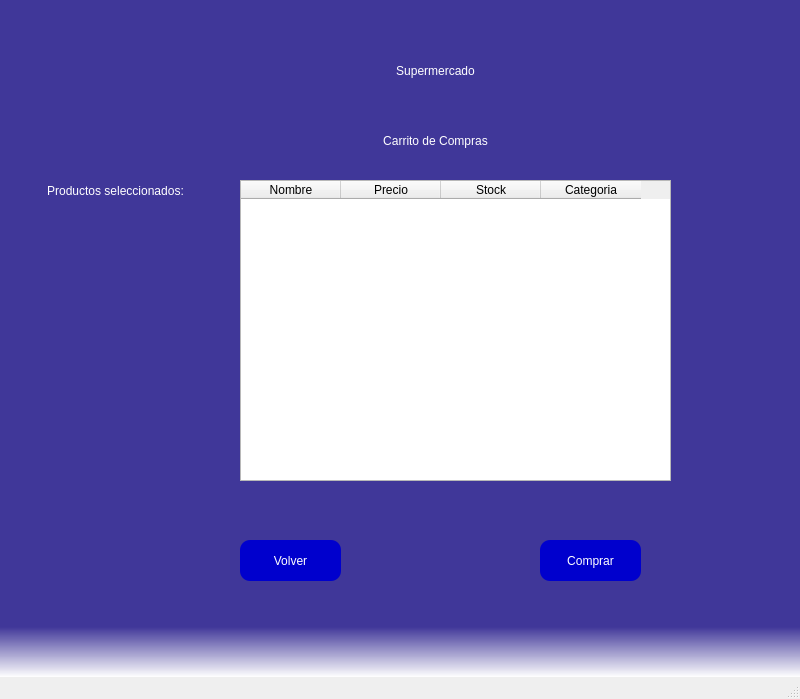
<?xml version="1.0" encoding="UTF-8"?>
<ui version="4.0">
 <class>MainWindow</class>
 <widget class="QMainWindow" name="MainWindow">
  <property name="geometry">
   <rect>
    <x>0</x>
    <y>0</y>
    <width>800</width>
    <height>699</height>
   </rect>
  </property>
  <property name="windowTitle">
   <string>MainWindow</string>
  </property>
  <property name="styleSheet">
   <string notr="true">QWidget#centralwidget{

	background-color: qlineargradient(spread:pad, x1:0, y1:0.925818, x2:0, y2:1, stop:0 rgba(12, 0, 127, 196), stop:1 rgba(255, 255, 255, 255));
}</string>
  </property>
  <widget class="QWidget" name="centralwidget">
   <widget class="QLabel" name="label">
    <property name="geometry">
     <rect>
      <x>270</x>
      <y>40</y>
      <width>331</width>
      <height>61</height>
     </rect>
    </property>
    <property name="styleSheet">
     <string notr="true">font: 36pt &quot;MS Shell Dlg 2&quot;;
color: rgb(255, 255, 255);</string>
    </property>
    <property name="text">
     <string>Supermercado</string>
    </property>
    <property name="alignment">
     <set>Qt::AlignCenter</set>
    </property>
   </widget>
   <widget class="QPushButton" name="buttonVolver">
    <property name="geometry">
     <rect>
      <x>240</x>
      <y>540</y>
      <width>101</width>
      <height>41</height>
     </rect>
    </property>
    <property name="styleSheet">
     <string notr="true">font: 87 9pt &quot;Arial Black&quot;;
font: 10pt &quot;MS Shell Dlg 2&quot;;
background-color: qlineargradient(spread:pad, x1:1, y1:0, x2:1, y2:0, stop:0 rgba(0, 0, 205, 255), stop:1 rgba(255, 255, 255, 255));
color: rgb(255, 255, 255);
border-radius:10px;</string>
    </property>
    <property name="text">
     <string>Volver</string>
    </property>
   </widget>
   <widget class="QLabel" name="label_3">
    <property name="geometry">
     <rect>
      <x>270</x>
      <y>110</y>
      <width>331</width>
      <height>61</height>
     </rect>
    </property>
    <property name="styleSheet">
     <string notr="true">font: 20pt &quot;MS Shell Dlg 2&quot;;
color: rgb(255, 255, 255);</string>
    </property>
    <property name="text">
     <string>Carrito de Compras</string>
    </property>
    <property name="alignment">
     <set>Qt::AlignCenter</set>
    </property>
   </widget>
   <widget class="QLabel" name="label_4">
    <property name="geometry">
     <rect>
      <x>-50</x>
      <y>160</y>
      <width>331</width>
      <height>61</height>
     </rect>
    </property>
    <property name="styleSheet">
     <string notr="true">font: 16pt &quot;MS Shell Dlg 2&quot;;
color: rgb(255, 255, 255);</string>
    </property>
    <property name="text">
     <string>Productos seleccionados:</string>
    </property>
    <property name="alignment">
     <set>Qt::AlignCenter</set>
    </property>
   </widget>
   <widget class="QPushButton" name="buttonComprar">
    <property name="geometry">
     <rect>
      <x>540</x>
      <y>540</y>
      <width>101</width>
      <height>41</height>
     </rect>
    </property>
    <property name="styleSheet">
     <string notr="true">font: 87 9pt &quot;Arial Black&quot;;
font: 10pt &quot;MS Shell Dlg 2&quot;;
background-color: qlineargradient(spread:pad, x1:1, y1:0, x2:1, y2:0, stop:0 rgba(0, 0, 205, 255), stop:1 rgba(255, 255, 255, 255));
color: rgb(255, 255, 255);
border-radius:10px;</string>
    </property>
    <property name="text">
     <string>Comprar</string>
    </property>
   </widget>
   <widget class="QTableWidget" name="tablaProductos">
    <property name="geometry">
     <rect>
      <x>240</x>
      <y>180</y>
      <width>431</width>
      <height>301</height>
     </rect>
    </property>
    <column>
     <property name="text">
      <string>Nombre</string>
     </property>
    </column>
    <column>
     <property name="text">
      <string>Precio</string>
     </property>
    </column>
    <column>
     <property name="text">
      <string>Stock</string>
     </property>
    </column>
    <column>
     <property name="text">
      <string>Categoria</string>
     </property>
    </column>
   </widget>
  </widget>
  <widget class="QMenuBar" name="menubar">
   <property name="geometry">
    <rect>
     <x>0</x>
     <y>0</y>
     <width>800</width>
     <height>21</height>
    </rect>
   </property>
  </widget>
  <widget class="QStatusBar" name="statusbar"/>
 </widget>
 <resources/>
 <connections/>
</ui>
